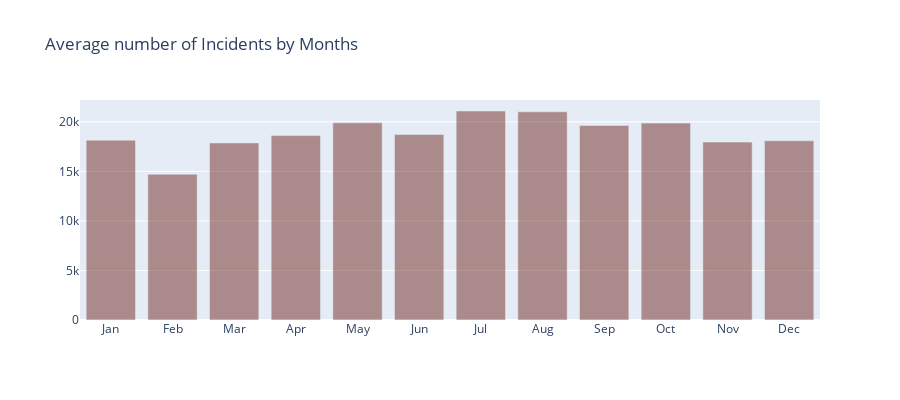

The cell this chart's notebook holds for it:
### Markdown cell above
> Fron the above graph, we can observe that the number of gun violence incidents are increasing every year. In the year 2014, there were about 51 thousand incidents reported, The number increased to 53 thousand in the next year, 2016 saw a bigger jump with close to 58 thousand incidents reported, in 2017, the number of gun violence incidents further increased to 61 thousand. A big increase of 10,000 incidents have been observed from 2014 to 2017. We are still halfway in 2018 and this number is expected to further grow.


### <a id="2.2">2.2 Average number of incidents per month </a>

Lets obtain the average number of incidents per month.

### Code cell
tempdf = df[df['year'].isin(['2014','2015','2016','2017'])]
tempdf1 = tempdf.groupby(['year','month']).agg({'month' : 'count'}).rename(columns={'month': 'month_count'}).reset_index()
aggregated = tempdf1.groupby(['month']).agg({'month_count' : 'sum'})
x2 = aggregated.index.tolist()
y2 = aggregated.month_count.tolist()
mapp = {}
for m,v in zip(x2, y2):
    mapp[m] = v
xn = [calendar.month_abbr[int(x)] for x in sorted(x2)]
vn = [mapp[x] for x in sorted(x2)]

trace1 = go.Bar(x=xn, y=vn, opacity=0.75, name="month", marker=dict(color='rgba(100, 20, 10, 0.6)'))
layout = dict(height=400, title='Average number of Incidents by Months', legend=dict(orientation="h"));
fig = go.Figure(data=[trace1], layout=layout)
iplot(fig, filename='stacked-bar')

### Figure 1 — Plotly figure (JSON) as saved in the notebook; plotly's stock layout.template omitted (floating-point values rounded to 4 significant figures)
{"data": [{"marker": {"color": "rgba(100, 20, 10, 0.6)"}, "name": "month", "opacity": 0.75, "type": "bar", "x": ["Jan", "Feb", "Mar", "Apr", "May", "Jun", "Jul", "Aug", "Sep", "Oct", "Nov", "Dec"], "y": [18150, 14705, 17869, 18611, 19903, 18724, 21092, 21012, 19628, 19869, 17951, 18084]}], "layout": {"height": 400, "legend": {"orientation": "h"}, "title": {"text": "Average number of Incidents by Months"}}}
